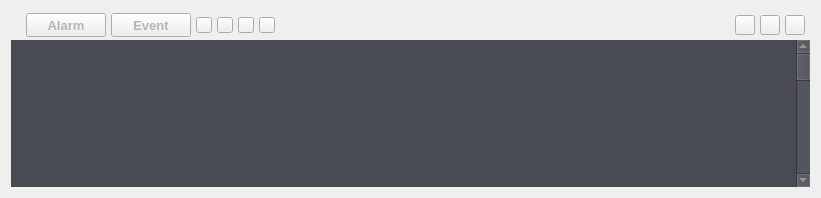
<?xml version="1.0" encoding="UTF-8"?>
<ui version="4.0">
 <class>AlarmInfoWidget</class>
 <widget class="QWidget" name="AlarmInfoWidget">
  <property name="geometry">
   <rect>
    <x>0</x>
    <y>0</y>
    <width>821</width>
    <height>198</height>
   </rect>
  </property>
  <property name="windowTitle">
   <string>Form</string>
  </property>
  <layout class="QGridLayout" name="gridLayout_3">
   <item row="0" column="0">
    <layout class="QVBoxLayout" name="verticalLayout">
     <property name="spacing">
      <number>0</number>
     </property>
     <item>
      <widget class="QWidget" name="alarmTitle" native="true">
       <layout class="QHBoxLayout" name="horizontalLayout">
        <property name="spacing">
         <number>5</number>
        </property>
        <property name="leftMargin">
         <number>15</number>
        </property>
        <property name="topMargin">
         <number>2</number>
        </property>
        <property name="rightMargin">
         <number>5</number>
        </property>
        <property name="bottomMargin">
         <number>3</number>
        </property>
        <item>
         <widget class="QPushButton" name="btn_alarm">
          <property name="minimumSize">
           <size>
            <width>75</width>
            <height>24</height>
           </size>
          </property>
          <property name="palette">
           <palette>
            <active>
             <colorrole role="WindowText">
              <brush brushstyle="SolidPattern">
               <color alpha="255">
                <red>180</red>
                <green>180</green>
                <blue>180</blue>
               </color>
              </brush>
             </colorrole>
             <colorrole role="ButtonText">
              <brush brushstyle="SolidPattern">
               <color alpha="255">
                <red>180</red>
                <green>180</green>
                <blue>180</blue>
               </color>
              </brush>
             </colorrole>
            </active>
            <inactive>
             <colorrole role="WindowText">
              <brush brushstyle="SolidPattern">
               <color alpha="255">
                <red>180</red>
                <green>180</green>
                <blue>180</blue>
               </color>
              </brush>
             </colorrole>
             <colorrole role="ButtonText">
              <brush brushstyle="SolidPattern">
               <color alpha="255">
                <red>180</red>
                <green>180</green>
                <blue>180</blue>
               </color>
              </brush>
             </colorrole>
            </inactive>
            <disabled>
             <colorrole role="WindowText">
              <brush brushstyle="SolidPattern">
               <color alpha="255">
                <red>12</red>
                <green>12</green>
                <blue>12</blue>
               </color>
              </brush>
             </colorrole>
             <colorrole role="ButtonText">
              <brush brushstyle="SolidPattern">
               <color alpha="255">
                <red>12</red>
                <green>12</green>
                <blue>12</blue>
               </color>
              </brush>
             </colorrole>
            </disabled>
           </palette>
          </property>
          <property name="font">
           <font>
            <pointsize>10</pointsize>
            <weight>75</weight>
            <bold>true</bold>
            <kerning>false</kerning>
           </font>
          </property>
          <property name="toolTip">
           <string>Alarm</string>
          </property>
          <property name="autoFillBackground">
           <bool>false</bool>
          </property>
          <property name="text">
           <string>Alarm</string>
          </property>
         </widget>
        </item>
        <item>
         <widget class="QPushButton" name="btn_event">
          <property name="minimumSize">
           <size>
            <width>75</width>
            <height>24</height>
           </size>
          </property>
          <property name="palette">
           <palette>
            <active>
             <colorrole role="WindowText">
              <brush brushstyle="SolidPattern">
               <color alpha="255">
                <red>180</red>
                <green>180</green>
                <blue>180</blue>
               </color>
              </brush>
             </colorrole>
             <colorrole role="ButtonText">
              <brush brushstyle="SolidPattern">
               <color alpha="255">
                <red>180</red>
                <green>180</green>
                <blue>180</blue>
               </color>
              </brush>
             </colorrole>
            </active>
            <inactive>
             <colorrole role="WindowText">
              <brush brushstyle="SolidPattern">
               <color alpha="255">
                <red>180</red>
                <green>180</green>
                <blue>180</blue>
               </color>
              </brush>
             </colorrole>
             <colorrole role="ButtonText">
              <brush brushstyle="SolidPattern">
               <color alpha="255">
                <red>180</red>
                <green>180</green>
                <blue>180</blue>
               </color>
              </brush>
             </colorrole>
            </inactive>
            <disabled>
             <colorrole role="WindowText">
              <brush brushstyle="SolidPattern">
               <color alpha="255">
                <red>12</red>
                <green>12</green>
                <blue>12</blue>
               </color>
              </brush>
             </colorrole>
             <colorrole role="ButtonText">
              <brush brushstyle="SolidPattern">
               <color alpha="255">
                <red>12</red>
                <green>12</green>
                <blue>12</blue>
               </color>
              </brush>
             </colorrole>
            </disabled>
           </palette>
          </property>
          <property name="font">
           <font>
            <pointsize>10</pointsize>
            <weight>75</weight>
            <bold>true</bold>
           </font>
          </property>
          <property name="toolTip">
           <string>Event</string>
          </property>
          <property name="text">
           <string>Event</string>
          </property>
         </widget>
        </item>
        <item>
         <widget class="QPushButton" name="btn_alarm_info">
          <property name="minimumSize">
           <size>
            <width>16</width>
            <height>16</height>
           </size>
          </property>
          <property name="maximumSize">
           <size>
            <width>16</width>
            <height>16</height>
           </size>
          </property>
          <property name="toolTip">
           <string>Alarm</string>
          </property>
          <property name="text">
           <string/>
          </property>
         </widget>
        </item>
        <item>
         <widget class="QPushButton" name="btn_clear">
          <property name="minimumSize">
           <size>
            <width>16</width>
            <height>16</height>
           </size>
          </property>
          <property name="maximumSize">
           <size>
            <width>16</width>
            <height>16</height>
           </size>
          </property>
          <property name="toolTip">
           <string>Clear</string>
          </property>
          <property name="text">
           <string/>
          </property>
         </widget>
        </item>
        <item>
         <widget class="QPushButton" name="btn_close_sound">
          <property name="minimumSize">
           <size>
            <width>16</width>
            <height>16</height>
           </size>
          </property>
          <property name="maximumSize">
           <size>
            <width>16</width>
            <height>16</height>
           </size>
          </property>
          <property name="toolTip">
           <string>Close sound</string>
          </property>
          <property name="text">
           <string/>
          </property>
         </widget>
        </item>
        <item>
         <widget class="QPushButton" name="btn_open_sound">
          <property name="minimumSize">
           <size>
            <width>16</width>
            <height>16</height>
           </size>
          </property>
          <property name="maximumSize">
           <size>
            <width>16</width>
            <height>16</height>
           </size>
          </property>
          <property name="toolTip">
           <string>Open sound</string>
          </property>
          <property name="text">
           <string/>
          </property>
         </widget>
        </item>
        <item>
         <spacer name="horizontalSpacer">
          <property name="orientation">
           <enum>Qt::Horizontal</enum>
          </property>
          <property name="sizeHint" stdset="0">
           <size>
            <width>228</width>
            <height>20</height>
           </size>
          </property>
         </spacer>
        </item>
        <item>
         <widget class="QPushButton" name="btn_stay">
          <property name="sizePolicy">
           <sizepolicy hsizetype="Fixed" vsizetype="Fixed">
            <horstretch>0</horstretch>
            <verstretch>0</verstretch>
           </sizepolicy>
          </property>
          <property name="minimumSize">
           <size>
            <width>20</width>
            <height>20</height>
           </size>
          </property>
          <property name="maximumSize">
           <size>
            <width>20</width>
            <height>20</height>
           </size>
          </property>
          <property name="toolTip">
           <string>Stay</string>
          </property>
          <property name="text">
           <string/>
          </property>
         </widget>
        </item>
        <item>
         <widget class="QPushButton" name="btn_maximum">
          <property name="sizePolicy">
           <sizepolicy hsizetype="Fixed" vsizetype="Fixed">
            <horstretch>0</horstretch>
            <verstretch>0</verstretch>
           </sizepolicy>
          </property>
          <property name="minimumSize">
           <size>
            <width>20</width>
            <height>20</height>
           </size>
          </property>
          <property name="maximumSize">
           <size>
            <width>20</width>
            <height>20</height>
           </size>
          </property>
          <property name="toolTip">
           <string>Max</string>
          </property>
          <property name="text">
           <string/>
          </property>
         </widget>
        </item>
        <item>
         <widget class="QPushButton" name="btn_hide">
          <property name="sizePolicy">
           <sizepolicy hsizetype="Fixed" vsizetype="Fixed">
            <horstretch>0</horstretch>
            <verstretch>0</verstretch>
           </sizepolicy>
          </property>
          <property name="minimumSize">
           <size>
            <width>20</width>
            <height>20</height>
           </size>
          </property>
          <property name="maximumSize">
           <size>
            <width>20</width>
            <height>20</height>
           </size>
          </property>
          <property name="toolTip">
           <string>Hide</string>
          </property>
          <property name="text">
           <string/>
          </property>
         </widget>
        </item>
       </layout>
      </widget>
     </item>
     <item>
      <widget class="QStackedWidget" name="stackedWidget">
       <property name="currentIndex">
        <number>0</number>
       </property>
       <widget class="QWidget" name="page">
        <property name="autoFillBackground">
         <bool>false</bool>
        </property>
        <layout class="QGridLayout" name="gridLayout">
         <property name="leftMargin">
          <number>0</number>
         </property>
         <property name="topMargin">
          <number>0</number>
         </property>
         <property name="rightMargin">
          <number>0</number>
         </property>
         <property name="bottomMargin">
          <number>0</number>
         </property>
         <property name="spacing">
          <number>0</number>
         </property>
         <item row="0" column="0">
          <widget class="QTableWidget" name="table_alarm">
           <property name="maximumSize">
            <size>
             <width>16777215</width>
             <height>710</height>
            </size>
           </property>
           <property name="palette">
            <palette>
             <active>
              <colorrole role="WindowText">
               <brush brushstyle="SolidPattern">
                <color alpha="255">
                 <red>180</red>
                 <green>180</green>
                 <blue>180</blue>
                </color>
               </brush>
              </colorrole>
              <colorrole role="Button">
               <brush brushstyle="SolidPattern">
                <color alpha="255">
                 <red>72</red>
                 <green>75</green>
                 <blue>82</blue>
                </color>
               </brush>
              </colorrole>
              <colorrole role="Text">
               <brush brushstyle="SolidPattern">
                <color alpha="255">
                 <red>180</red>
                 <green>180</green>
                 <blue>180</blue>
                </color>
               </brush>
              </colorrole>
              <colorrole role="ButtonText">
               <brush brushstyle="SolidPattern">
                <color alpha="255">
                 <red>240</red>
                 <green>240</green>
                 <blue>240</blue>
                </color>
               </brush>
              </colorrole>
              <colorrole role="Base">
               <brush brushstyle="SolidPattern">
                <color alpha="255">
                 <red>72</red>
                 <green>75</green>
                 <blue>82</blue>
                </color>
               </brush>
              </colorrole>
              <colorrole role="Window">
               <brush brushstyle="SolidPattern">
                <color alpha="255">
                 <red>59</red>
                 <green>62</green>
                 <blue>69</blue>
                </color>
               </brush>
              </colorrole>
              <colorrole role="Highlight">
               <brush brushstyle="SolidPattern">
                <color alpha="255">
                 <red>51</red>
                 <green>153</green>
                 <blue>255</blue>
                </color>
               </brush>
              </colorrole>
              <colorrole role="HighlightedText">
               <brush brushstyle="SolidPattern">
                <color alpha="255">
                 <red>255</red>
                 <green>255</green>
                 <blue>255</blue>
                </color>
               </brush>
              </colorrole>
              <colorrole role="AlternateBase">
               <brush brushstyle="SolidPattern">
                <color alpha="255">
                 <red>54</red>
                 <green>56</green>
                 <blue>62</blue>
                </color>
               </brush>
              </colorrole>
             </active>
             <inactive>
              <colorrole role="WindowText">
               <brush brushstyle="SolidPattern">
                <color alpha="255">
                 <red>180</red>
                 <green>180</green>
                 <blue>180</blue>
                </color>
               </brush>
              </colorrole>
              <colorrole role="Button">
               <brush brushstyle="SolidPattern">
                <color alpha="255">
                 <red>72</red>
                 <green>75</green>
                 <blue>82</blue>
                </color>
               </brush>
              </colorrole>
              <colorrole role="Text">
               <brush brushstyle="SolidPattern">
                <color alpha="255">
                 <red>180</red>
                 <green>180</green>
                 <blue>180</blue>
                </color>
               </brush>
              </colorrole>
              <colorrole role="ButtonText">
               <brush brushstyle="SolidPattern">
                <color alpha="255">
                 <red>240</red>
                 <green>240</green>
                 <blue>240</blue>
                </color>
               </brush>
              </colorrole>
              <colorrole role="Base">
               <brush brushstyle="SolidPattern">
                <color alpha="255">
                 <red>72</red>
                 <green>75</green>
                 <blue>82</blue>
                </color>
               </brush>
              </colorrole>
              <colorrole role="Window">
               <brush brushstyle="SolidPattern">
                <color alpha="255">
                 <red>59</red>
                 <green>62</green>
                 <blue>69</blue>
                </color>
               </brush>
              </colorrole>
              <colorrole role="Highlight">
               <brush brushstyle="SolidPattern">
                <color alpha="255">
                 <red>51</red>
                 <green>153</green>
                 <blue>255</blue>
                </color>
               </brush>
              </colorrole>
              <colorrole role="HighlightedText">
               <brush brushstyle="SolidPattern">
                <color alpha="255">
                 <red>255</red>
                 <green>255</green>
                 <blue>255</blue>
                </color>
               </brush>
              </colorrole>
              <colorrole role="AlternateBase">
               <brush brushstyle="SolidPattern">
                <color alpha="255">
                 <red>54</red>
                 <green>56</green>
                 <blue>62</blue>
                </color>
               </brush>
              </colorrole>
             </inactive>
             <disabled>
              <colorrole role="WindowText">
               <brush brushstyle="SolidPattern">
                <color alpha="255">
                 <red>240</red>
                 <green>240</green>
                 <blue>240</blue>
                </color>
               </brush>
              </colorrole>
              <colorrole role="Button">
               <brush brushstyle="SolidPattern">
                <color alpha="255">
                 <red>72</red>
                 <green>75</green>
                 <blue>82</blue>
                </color>
               </brush>
              </colorrole>
              <colorrole role="Text">
               <brush brushstyle="SolidPattern">
                <color alpha="255">
                 <red>240</red>
                 <green>240</green>
                 <blue>240</blue>
                </color>
               </brush>
              </colorrole>
              <colorrole role="ButtonText">
               <brush brushstyle="SolidPattern">
                <color alpha="255">
                 <red>240</red>
                 <green>240</green>
                 <blue>240</blue>
                </color>
               </brush>
              </colorrole>
              <colorrole role="Base">
               <brush brushstyle="SolidPattern">
                <color alpha="255">
                 <red>59</red>
                 <green>62</green>
                 <blue>69</blue>
                </color>
               </brush>
              </colorrole>
              <colorrole role="Window">
               <brush brushstyle="SolidPattern">
                <color alpha="255">
                 <red>59</red>
                 <green>62</green>
                 <blue>69</blue>
                </color>
               </brush>
              </colorrole>
              <colorrole role="Highlight">
               <brush brushstyle="SolidPattern">
                <color alpha="255">
                 <red>51</red>
                 <green>153</green>
                 <blue>255</blue>
                </color>
               </brush>
              </colorrole>
              <colorrole role="HighlightedText">
               <brush brushstyle="SolidPattern">
                <color alpha="255">
                 <red>255</red>
                 <green>255</green>
                 <blue>255</blue>
                </color>
               </brush>
              </colorrole>
              <colorrole role="AlternateBase">
               <brush brushstyle="SolidPattern">
                <color alpha="255">
                 <red>54</red>
                 <green>56</green>
                 <blue>62</blue>
                </color>
               </brush>
              </colorrole>
             </disabled>
            </palette>
           </property>
           <property name="font">
            <font>
             <pointsize>9</pointsize>
            </font>
           </property>
           <property name="autoFillBackground">
            <bool>false</bool>
           </property>
           <property name="styleSheet">
            <string notr="true"/>
           </property>
           <property name="frameShape">
            <enum>QFrame::NoFrame</enum>
           </property>
           <property name="lineWidth">
            <number>0</number>
           </property>
           <property name="verticalScrollBarPolicy">
            <enum>Qt::ScrollBarAlwaysOn</enum>
           </property>
           <property name="horizontalScrollBarPolicy">
            <enum>Qt::ScrollBarAlwaysOff</enum>
           </property>
           <property name="sizeAdjustPolicy">
            <enum>QAbstractScrollArea::AdjustToContents</enum>
           </property>
           <property name="alternatingRowColors">
            <bool>true</bool>
           </property>
           <property name="selectionMode">
            <enum>QAbstractItemView::NoSelection</enum>
           </property>
           <property name="selectionBehavior">
            <enum>QAbstractItemView::SelectRows</enum>
           </property>
           <property name="showGrid">
            <bool>true</bool>
           </property>
           <property name="gridStyle">
            <enum>Qt::SolidLine</enum>
           </property>
           <property name="sortingEnabled">
            <bool>false</bool>
           </property>
           <property name="rowCount">
            <number>28</number>
           </property>
           <attribute name="horizontalHeaderDefaultSectionSize">
            <number>500</number>
           </attribute>
           <attribute name="horizontalHeaderHighlightSections">
            <bool>true</bool>
           </attribute>
           <attribute name="horizontalHeaderMinimumSectionSize">
            <number>25</number>
           </attribute>
           <attribute name="horizontalHeaderShowSortIndicator" stdset="0">
            <bool>true</bool>
           </attribute>
           <attribute name="verticalHeaderVisible">
            <bool>false</bool>
           </attribute>
           <attribute name="verticalHeaderMinimumSectionSize">
            <number>25</number>
           </attribute>
           <row/>
           <row/>
           <row/>
           <row/>
           <row/>
           <row/>
           <row/>
           <row/>
           <row/>
           <row/>
           <row/>
           <row/>
           <row/>
           <row/>
           <row/>
           <row/>
           <row/>
           <row/>
           <row/>
           <row/>
           <row/>
           <row/>
           <row/>
           <row/>
           <row/>
           <row/>
           <row/>
           <row/>
          </widget>
         </item>
        </layout>
       </widget>
       <widget class="QWidget" name="page_2">
        <property name="autoFillBackground">
         <bool>false</bool>
        </property>
        <layout class="QGridLayout" name="gridLayout_2">
         <property name="leftMargin">
          <number>0</number>
         </property>
         <property name="topMargin">
          <number>0</number>
         </property>
         <property name="rightMargin">
          <number>0</number>
         </property>
         <property name="bottomMargin">
          <number>0</number>
         </property>
         <property name="spacing">
          <number>0</number>
         </property>
         <item row="0" column="0">
          <widget class="QTableWidget" name="table_event">
           <property name="maximumSize">
            <size>
             <width>16777215</width>
             <height>710</height>
            </size>
           </property>
           <property name="palette">
            <palette>
             <active>
              <colorrole role="WindowText">
               <brush brushstyle="SolidPattern">
                <color alpha="255">
                 <red>180</red>
                 <green>180</green>
                 <blue>180</blue>
                </color>
               </brush>
              </colorrole>
              <colorrole role="Button">
               <brush brushstyle="SolidPattern">
                <color alpha="255">
                 <red>72</red>
                 <green>75</green>
                 <blue>82</blue>
                </color>
               </brush>
              </colorrole>
              <colorrole role="Text">
               <brush brushstyle="SolidPattern">
                <color alpha="255">
                 <red>180</red>
                 <green>180</green>
                 <blue>180</blue>
                </color>
               </brush>
              </colorrole>
              <colorrole role="ButtonText">
               <brush brushstyle="SolidPattern">
                <color alpha="255">
                 <red>255</red>
                 <green>255</green>
                 <blue>255</blue>
                </color>
               </brush>
              </colorrole>
              <colorrole role="Base">
               <brush brushstyle="SolidPattern">
                <color alpha="255">
                 <red>72</red>
                 <green>75</green>
                 <blue>82</blue>
                </color>
               </brush>
              </colorrole>
              <colorrole role="Window">
               <brush brushstyle="SolidPattern">
                <color alpha="255">
                 <red>59</red>
                 <green>62</green>
                 <blue>69</blue>
                </color>
               </brush>
              </colorrole>
              <colorrole role="Highlight">
               <brush brushstyle="SolidPattern">
                <color alpha="255">
                 <red>51</red>
                 <green>153</green>
                 <blue>255</blue>
                </color>
               </brush>
              </colorrole>
              <colorrole role="HighlightedText">
               <brush brushstyle="SolidPattern">
                <color alpha="255">
                 <red>255</red>
                 <green>255</green>
                 <blue>255</blue>
                </color>
               </brush>
              </colorrole>
              <colorrole role="AlternateBase">
               <brush brushstyle="SolidPattern">
                <color alpha="255">
                 <red>54</red>
                 <green>56</green>
                 <blue>62</blue>
                </color>
               </brush>
              </colorrole>
             </active>
             <inactive>
              <colorrole role="WindowText">
               <brush brushstyle="SolidPattern">
                <color alpha="255">
                 <red>180</red>
                 <green>180</green>
                 <blue>180</blue>
                </color>
               </brush>
              </colorrole>
              <colorrole role="Button">
               <brush brushstyle="SolidPattern">
                <color alpha="255">
                 <red>72</red>
                 <green>75</green>
                 <blue>82</blue>
                </color>
               </brush>
              </colorrole>
              <colorrole role="Text">
               <brush brushstyle="SolidPattern">
                <color alpha="255">
                 <red>180</red>
                 <green>180</green>
                 <blue>180</blue>
                </color>
               </brush>
              </colorrole>
              <colorrole role="ButtonText">
               <brush brushstyle="SolidPattern">
                <color alpha="255">
                 <red>255</red>
                 <green>255</green>
                 <blue>255</blue>
                </color>
               </brush>
              </colorrole>
              <colorrole role="Base">
               <brush brushstyle="SolidPattern">
                <color alpha="255">
                 <red>72</red>
                 <green>75</green>
                 <blue>82</blue>
                </color>
               </brush>
              </colorrole>
              <colorrole role="Window">
               <brush brushstyle="SolidPattern">
                <color alpha="255">
                 <red>59</red>
                 <green>62</green>
                 <blue>69</blue>
                </color>
               </brush>
              </colorrole>
              <colorrole role="Highlight">
               <brush brushstyle="SolidPattern">
                <color alpha="255">
                 <red>51</red>
                 <green>153</green>
                 <blue>255</blue>
                </color>
               </brush>
              </colorrole>
              <colorrole role="HighlightedText">
               <brush brushstyle="SolidPattern">
                <color alpha="255">
                 <red>255</red>
                 <green>255</green>
                 <blue>255</blue>
                </color>
               </brush>
              </colorrole>
              <colorrole role="AlternateBase">
               <brush brushstyle="SolidPattern">
                <color alpha="255">
                 <red>54</red>
                 <green>56</green>
                 <blue>62</blue>
                </color>
               </brush>
              </colorrole>
             </inactive>
             <disabled>
              <colorrole role="WindowText">
               <brush brushstyle="SolidPattern">
                <color alpha="255">
                 <red>255</red>
                 <green>255</green>
                 <blue>255</blue>
                </color>
               </brush>
              </colorrole>
              <colorrole role="Button">
               <brush brushstyle="SolidPattern">
                <color alpha="255">
                 <red>72</red>
                 <green>75</green>
                 <blue>82</blue>
                </color>
               </brush>
              </colorrole>
              <colorrole role="Text">
               <brush brushstyle="SolidPattern">
                <color alpha="255">
                 <red>255</red>
                 <green>255</green>
                 <blue>255</blue>
                </color>
               </brush>
              </colorrole>
              <colorrole role="ButtonText">
               <brush brushstyle="SolidPattern">
                <color alpha="255">
                 <red>255</red>
                 <green>255</green>
                 <blue>255</blue>
                </color>
               </brush>
              </colorrole>
              <colorrole role="Base">
               <brush brushstyle="SolidPattern">
                <color alpha="255">
                 <red>59</red>
                 <green>62</green>
                 <blue>69</blue>
                </color>
               </brush>
              </colorrole>
              <colorrole role="Window">
               <brush brushstyle="SolidPattern">
                <color alpha="255">
                 <red>59</red>
                 <green>62</green>
                 <blue>69</blue>
                </color>
               </brush>
              </colorrole>
              <colorrole role="Highlight">
               <brush brushstyle="SolidPattern">
                <color alpha="255">
                 <red>51</red>
                 <green>153</green>
                 <blue>255</blue>
                </color>
               </brush>
              </colorrole>
              <colorrole role="HighlightedText">
               <brush brushstyle="SolidPattern">
                <color alpha="255">
                 <red>255</red>
                 <green>255</green>
                 <blue>255</blue>
                </color>
               </brush>
              </colorrole>
              <colorrole role="AlternateBase">
               <brush brushstyle="SolidPattern">
                <color alpha="255">
                 <red>54</red>
                 <green>56</green>
                 <blue>62</blue>
                </color>
               </brush>
              </colorrole>
             </disabled>
            </palette>
           </property>
           <property name="autoFillBackground">
            <bool>false</bool>
           </property>
           <property name="styleSheet">
            <string notr="true"/>
           </property>
           <property name="frameShape">
            <enum>QFrame::NoFrame</enum>
           </property>
           <property name="verticalScrollBarPolicy">
            <enum>Qt::ScrollBarAlwaysOn</enum>
           </property>
           <property name="horizontalScrollBarPolicy">
            <enum>Qt::ScrollBarAlwaysOff</enum>
           </property>
           <property name="sizeAdjustPolicy">
            <enum>QAbstractScrollArea::AdjustToContents</enum>
           </property>
           <property name="alternatingRowColors">
            <bool>true</bool>
           </property>
           <property name="selectionMode">
            <enum>QAbstractItemView::NoSelection</enum>
           </property>
           <property name="selectionBehavior">
            <enum>QAbstractItemView::SelectRows</enum>
           </property>
           <property name="rowCount">
            <number>28</number>
           </property>
           <attribute name="horizontalHeaderHighlightSections">
            <bool>true</bool>
           </attribute>
           <attribute name="horizontalHeaderShowSortIndicator" stdset="0">
            <bool>true</bool>
           </attribute>
           <attribute name="verticalHeaderVisible">
            <bool>false</bool>
           </attribute>
           <row/>
           <row/>
           <row/>
           <row/>
           <row/>
           <row/>
           <row/>
           <row/>
           <row/>
           <row/>
           <row/>
           <row/>
           <row/>
           <row/>
           <row/>
           <row/>
           <row/>
           <row/>
           <row/>
           <row/>
           <row/>
           <row/>
           <row/>
           <row/>
           <row/>
           <row/>
           <row/>
           <row/>
          </widget>
         </item>
        </layout>
       </widget>
      </widget>
     </item>
    </layout>
   </item>
  </layout>
 </widget>
 <resources/>
 <connections/>
</ui>
